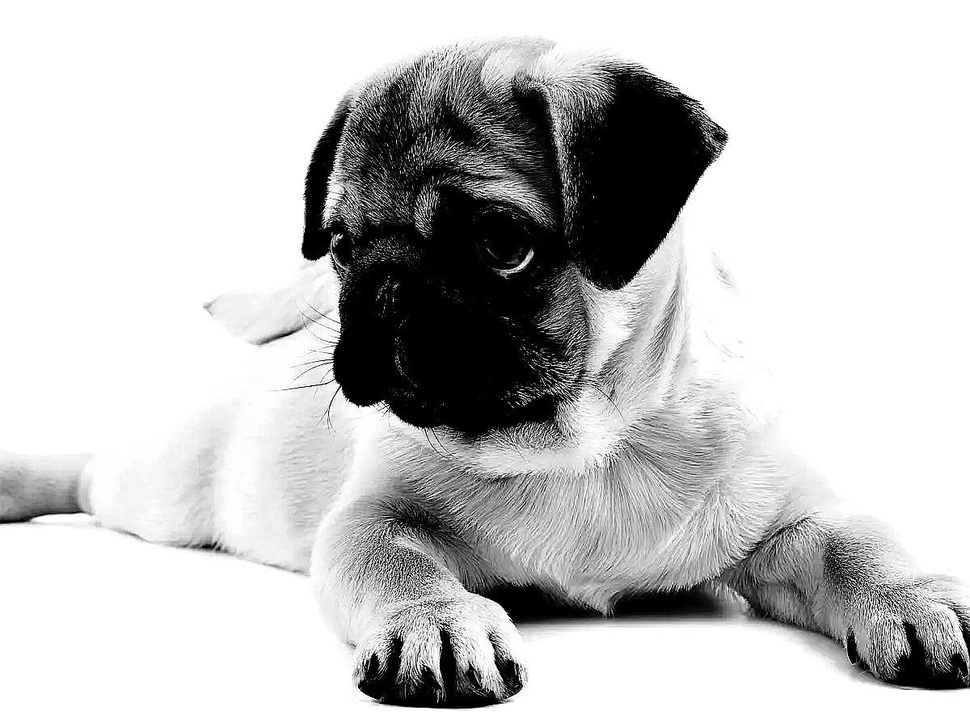
#> input picture 23-Pillow/dog.jpg, 970 x 727 px, shrunk from 1200 x 900 before the run
$ python antra_uzduotis.py
#> lines starting #> are read from the running program, lines starting #| are printed output that depends on the picture
from PIL import Image, ImageEnhance
import os

def enhance_image(pic, contrast, color, sharpness, brightness, save=False):
#> called with pic = 'dog.jpg', contrast = 2, color = 0, sharpness = 5, brightness = 1, save = True
    im = Image.open(pic)
#> im is the input picture: PIL image 970x727 RGB; min 0, max 255, mean 197
    enh = ImageEnhance.Contrast(im)
    im = enh.enhance(contrast)
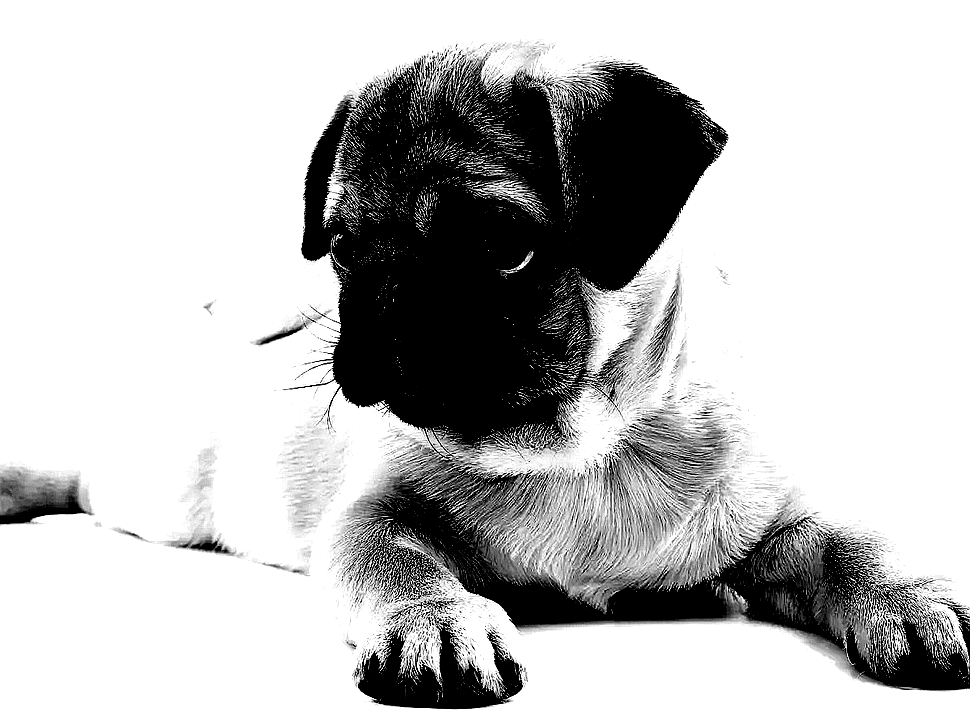
#> im: PIL image 970x727 RGB; min 0, max 255, mean 191.2
    print(type(im))
#| <class 'PIL.Image.Image'>
    enh = ImageEnhance.Color(im)
    im = enh.enhance(color)
    enh = ImageEnhance.Brightness(im)
    im = enh.enhance(brightness)
    enh = ImageEnhance.Sharpness(im)
    im = enh.enhance(sharpness)
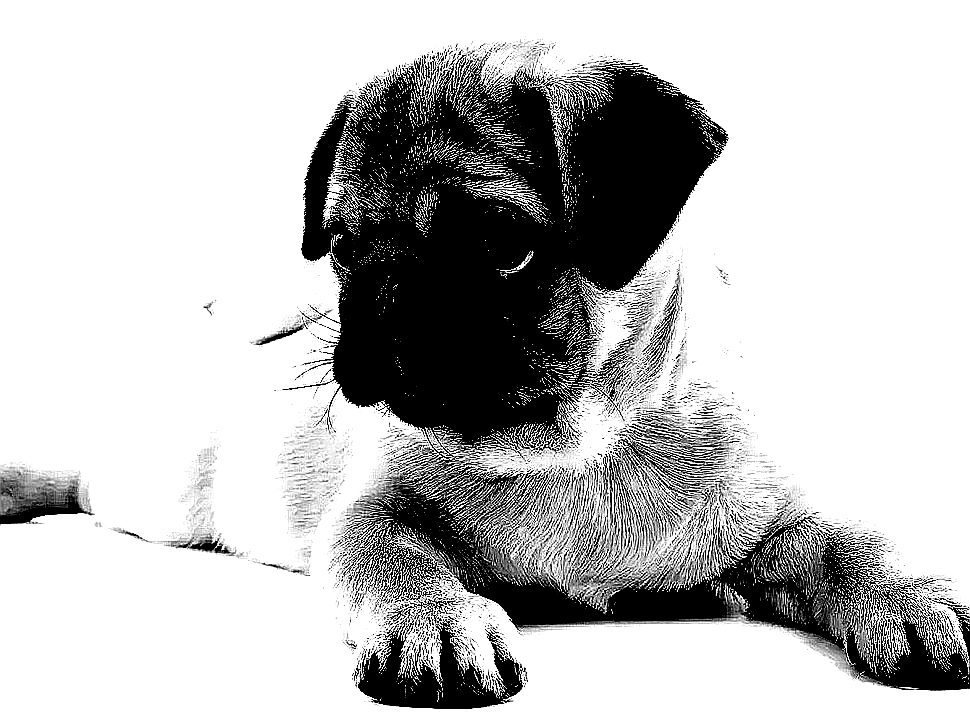
#> im: PIL image 970x727 RGB; min 0, max 255, mean 191.3
    if save:
        loc = os.path.splitext(pic)[0]
        ext = os.path.splitext(pic)[1]
        im.save(f'{loc}_modified{ext}')
    im.show()

enhance_image('dog.jpg', 2, 0, 5, 1, True)
